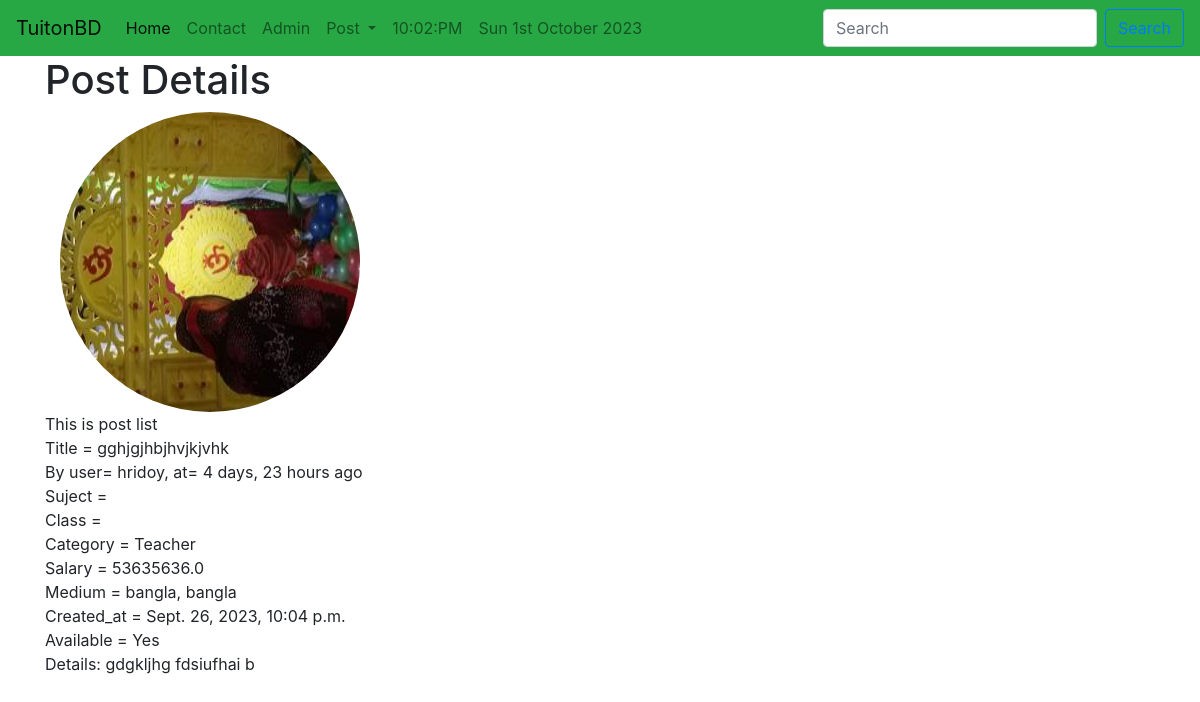
The app's page /tuition_App/postdetail/26/, older data.
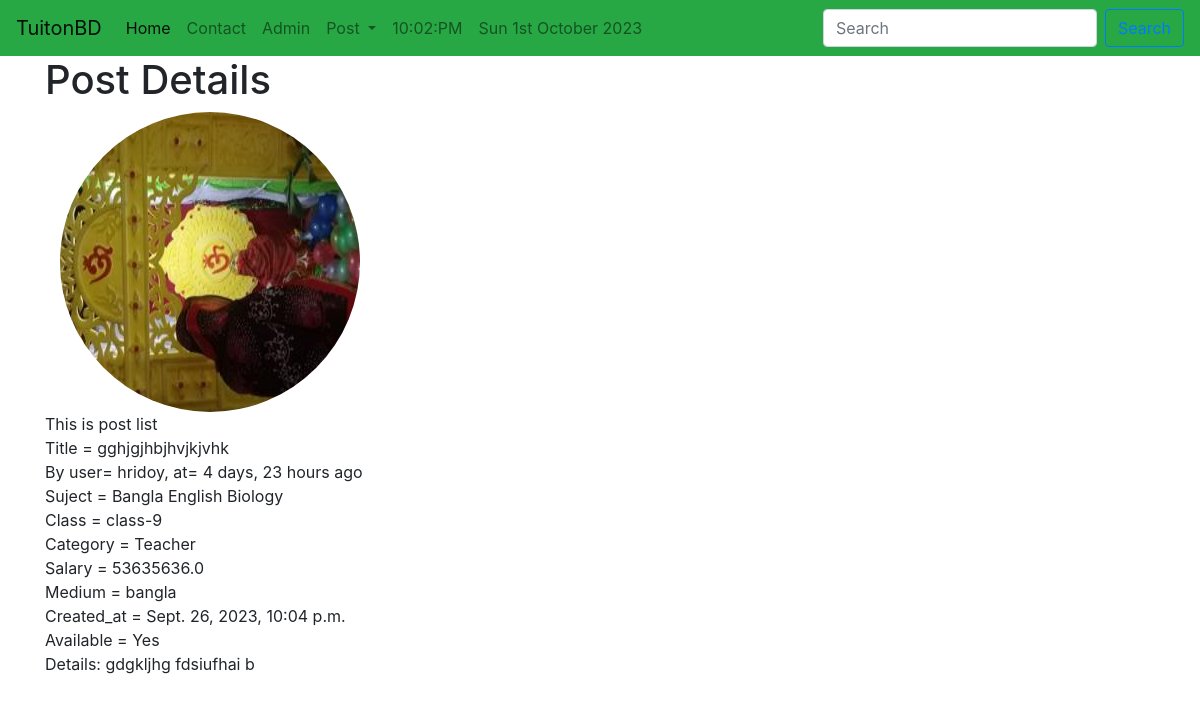
The same page, newer data.
### tuition_App/models.py (models this page shows, shortened)
class Post(models.Model):
    CATEGORY = (
        ("Teacher", "Teacher"),
        ("Student", "Student"),
    )
    MEDIUM = (
        ("bangla", "bangla"),
        ("English", "English"),
        ("Urdu", "Urdu"),
        ("Hindi", "Hindi"),
        ("Arabic", "Arabic"),
    )
    user = models.ForeignKey(User, on_delete=models.CASCADE, blank=True, null=True)
    id = models.AutoField(primary_key=True)
    title = models.CharField(max_length=101)
    slug = models.CharField(max_length=100, default=title)
    email = models.EmailField()
    salary = models.FloatField()
    details = models.TextField()
    available = models.BooleanField()
    category = models.CharField(max_length=100, choices=CATEGORY)
    created_at = models.DateTimeField(default=now)
    image = models.ImageField(default="default.jpg", upload_to="tuition/images")
    medium = MultiSelectField(
        max_length=100, max_choices=5, choices=MEDIUM, default="bangla"
    )
    subject = models.ManyToManyField(Subject, related_name="subject_set")
    class_in = models.ManyToManyField(Class_in, related_name="class_set")

class Subject(models.Model):
    name = models.CharField(max_length=100)

class Class_in(models.Model):
    name = models.CharField(max_length=100)

### tuition_App/views.py (the view)
# urls.py: path("postdetail/<int:pk>/", PostDetailView.as_view(), name="postdetail"),
class PostDetailView(DetailView):
    model = Post
    template_name = "tuition/postdetail.html"
    def get_context_data(self, *args, **kwargs):
        context = super().get_context_data(*args, **kwargs)
        context["post"] = context.get("object")
        context["msg"] = "This is post list"
        return context

### templates/tuition/postdetail.html (shortened to what this page needs)
{% extends 'basic.html' %}
{% block body %}
{% load humanize %}
<div class="container">
    <h1>Post Details</h1>
    <div class="col-md-6">
        <img src="{{object.image.url}}" style="width: 300px; height: 300px;" class="rounded-circle img-thumbnailt">
    </div>
    {{msg}} <br>
    Title = {{object.title}} <br>
    By user= {{object.user.username}}, at= {{object.created_at| naturaltime}}
    <br>
    Suject = {% for s in object.subject.all %}
    {{ s.name }}
    {% endfor %}<br>
    Class = {% for s in object.class_in.all %}
    {{ s.name }}
    {% endfor %}<br>
    Category = {{object.category}}<br>
    Salary = {{object.salary}}<br>
    Medium = {{object.medium}}<br>
    Created_at = {{object.created_at}}<br>
    Available = {% if object.available %} Yes {% else %} No {% endif %}<br>
    <p>Details: {{object.details}}</p>
</div>
{% endblock body %}

Row changes from the older to the newer data that the page shows:
changed Post "gghjgjhbjhvjkjvhk": medium "bangla, bangla" → "bangla"
now on this page (row unchanged): Subject: name "Bangla"
now on this page (row unchanged): Subject: name "English"
now on this page (row unchanged): Subject: name "Biology"
now on this page (row unchanged): Class_in: name "class-9"
